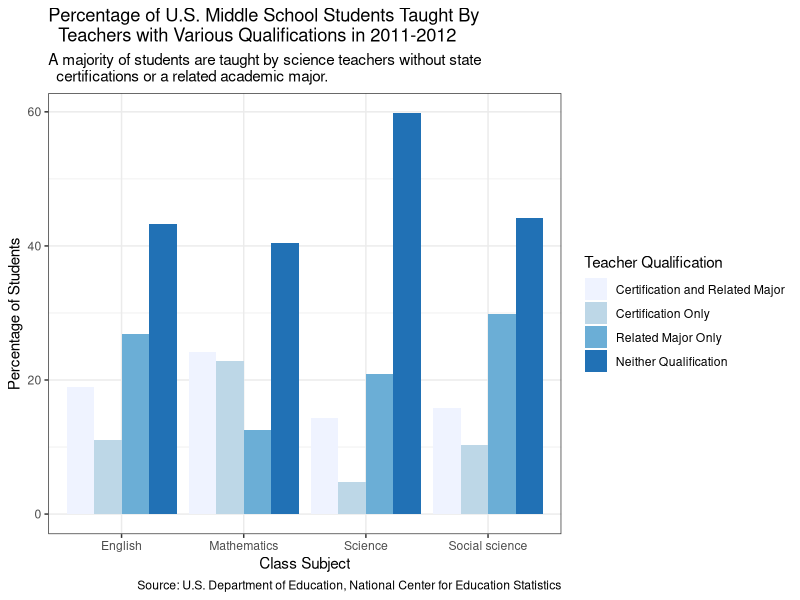
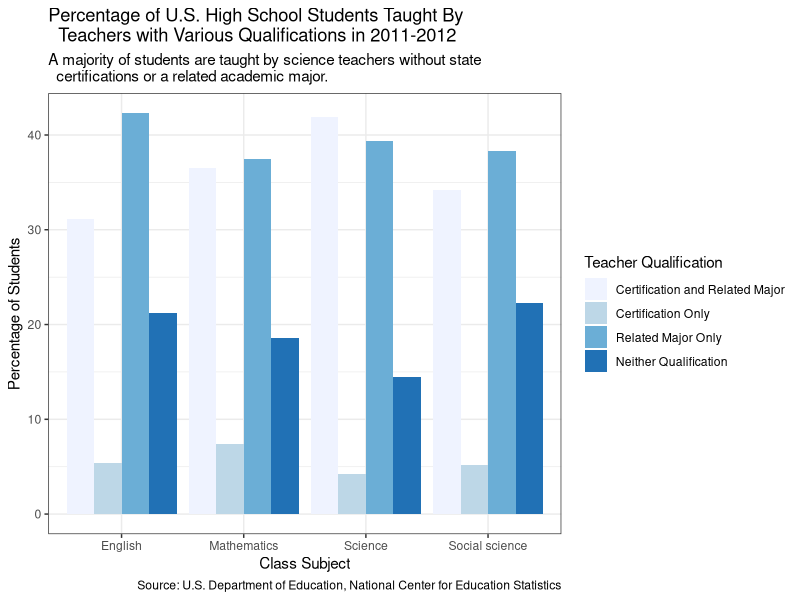
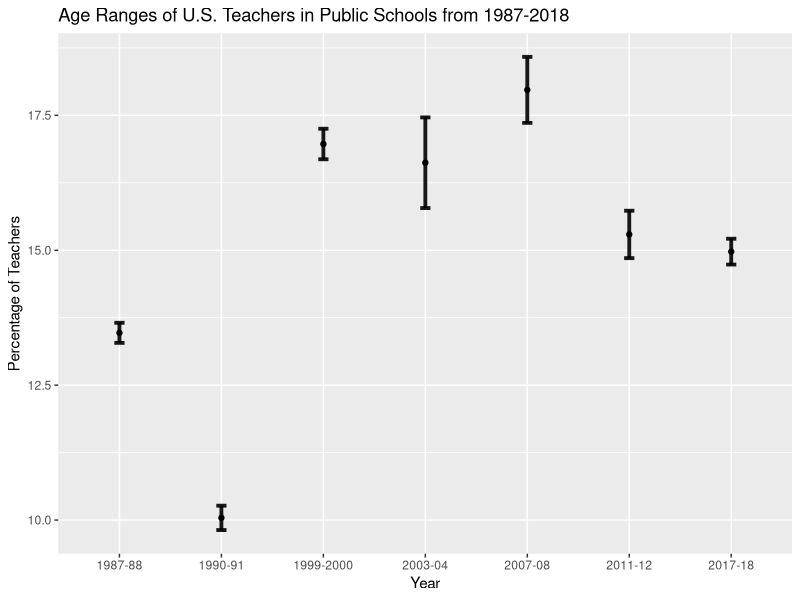

The R script that drew these images, in order:
## ---- chunk 1
knitr::opts_chunk$set(echo = FALSE)
library(tidyverse)
library(readxl)
## ---- chunk 2

# Load in certification data from SASS
certification <- read_excel("sass_data/sass1112_18042404_t2n.xlsx", skip = 3,
                            col_types = c('text', 
                                          'numeric', 
                                          'skip',
                                          'numeric', 
                                          'skip', 
                                          'numeric', 
                                          'skip', 
                                          'numeric', 
                                          'skip', 
                                          'numeric', 
                                          'skip'),
                            col_names = c('level_subject', 
                                          'cert_total', 
                                          'cert_major', 
                                          'cert_only', 
                                          'major_only', 
                                          'neither'))
# certification$...2 <- as.numeric(certification$...2)

# Select middle school data
ms <- certification %>%
  slice(2:6) %>%
  select(-cert_total) %>%
  pivot_longer(cols = -level_subject, 
               names_to = 'qualification', 
               values_to = 'percentage') %>%
  drop_na() %>%
  filter(level_subject != 'General elementary education')

# Plot middle school data
ggplot(ms, aes(x = level_subject, y = percentage, fill = qualification)) + 
  geom_col(position = 'dodge') + 
  scale_fill_brewer(name = 'Teacher Qualification', 
                    labels = c('Certification and Related Major',
                               'Certification Only',
                               'Related Major Only', 
                               'Neither Qualification'),
                    palette = 'Blues') + 
  theme_bw() +
  labs(title = 'Percentage of U.S. Middle School Students Taught By 
  Teachers with Various Qualifications in 2011-2012',
       subtitle = 'A majority of students are taught by science teachers without state 
  certifications or a related academic major.',
       x = 'Class Subject',
       y = 'Percentage of Students',
       caption = 'Source: U.S. Department of Education, National Center for Education Statistics')

## ---- chunk 3
# Curate high school data
hs <- certification %>%
  slice(9:12) %>%
  select(-cert_total) %>%
  pivot_longer(cols = -level_subject, 
               names_to = 'qualification', 
               values_to = 'percentage') %>%
  drop_na() %>%
  filter(level_subject != 'General elementary education')

ggplot(hs, aes(x = level_subject, y = percentage, fill = qualification)) + 
  geom_col(position = 'dodge') + 
  scale_fill_brewer(name = 'Teacher Qualification', 
                    labels = c('Certification and Related Major',
                               'Certification Only',
                               'Related Major Only', 
                               'Neither Qualification'),
                    palette = 'Blues') + 
  theme_bw() +
  labs(title = 'Percentage of U.S. High School Students Taught By 
  Teachers with Various Qualifications in 2011-2012',
       subtitle = 'A majority of students are taught by science teachers without state 
  certifications or a related academic major.',
       x = 'Class Subject',
       y = 'Percentage of Students',
       caption = 'Source: U.S. Department of Education, National Center for Education Statistics')
## ---- chunk 4
saveRDS(ms, "ms_cert.RDS")
saveRDS(hs, "hs_cert.RDS")
## ---- chunk 5
tabn209_10 <- read_excel("nces_data/tabn209.10.xls", 
                         skip = 5,
    col_types = c("text", "numeric", "skip", 
        "numeric", "numeric", "skip", "numeric", "numeric", 
        "skip", "numeric", "numeric", "skip", "numeric", 
        "numeric", "skip", "numeric", "numeric", "skip", 
        "numeric", "numeric", "skip", "numeric", "numeric", 
        "skip", "numeric", "numeric", "skip", "numeric", 
        "numeric", "skip", "numeric", "numeric", "skip", 
        "numeric", "numeric", "skip", "numeric", "numeric", 
        "skip", "numeric", "numeric", "skip", "numeric"),
    col_names = c('teacher_char', '1987-88_n', '1987-88_n_se', 
                  '1990-91_n', '1990-91_n_se', '1999-2000_n', '1999-2000_n_se', 
                  '2003-04_n', '2003-04_n_se', '2007-08_n', '2007-08_n_se', 
                  '2011-12_n', '2011-12_n_se','2017-18_n','2017-18_n_se', 
                  '1987-88_p', '1987-88_p_se',
                  '1990-91_p', '1990-91_p_se', '1999-2000_p', '1999-2000_p_se', 
                  '2003-04_p', '2003-04_p_se', '2007-08_p', '2007-08_p_se', 
                  '2011-12_p', '2011-12_p_se','2017-18_p','2017-18_p_se'))

public <- tabn209_10 %>%
  slice(1:53)

private <- tabn209_10 %>%
  slice(54:86)
                  
## ---- chunk 6
# Percentage values for public schools across all years
public_age_p <- public %>%
  slice(15:19) %>%
  select(c('teacher_char', `1987-88_p`, `1990-91_p`, `1999-2000_p`, `2003-04_p`,
           `2007-08_p`, `2011-12_p`, `2017-18_p`)) %>%
  rename_with(~tolower(gsub("_p", "", .x))) %>%
  pivot_longer(cols = -teacher_char, names_to = 'year', values_to = 'percentage')

# Percentage standard error values for public schools across all years
public_age_p_se <- public %>%
  slice(15:19) %>%
  select(c('teacher_char', `1987-88_p_se`, `1990-91_p_se`, `1999-2000_p_se`, 
           `2003-04_p_se`,`2007-08_p_se`, `2011-12_p_se`, `2017-18_p_se`)) %>%
  rename_with(~tolower(gsub("_p_se", "", .x))) %>%
  pivot_longer(cols = -teacher_char, names_to = 'year', values_to = 'se')

# Merged tibble for percentage + standard errors
public_age_join <- left_join(public_age_p, 
                             public_age_p_se, 
                             by = c('year', 'teacher_char')) %>%
  mutate(max = percentage + se,
         min = percentage - se)

public_age_join %>%
  filter(teacher_char == 'Under 30') %>%
  ggplot(aes(x = year, y = percentage)) + 
  geom_point() + 
  geom_errorbar(aes(x = year, ymin = min, ymax = max), 
                width=0.1, alpha=0.9, size=1.3) + 
  labs(title = 'Age Ranges of U.S. Teachers in Public Schools from 1987-2018',
       x = 'Year',
       y = 'Percentage of Teachers')

